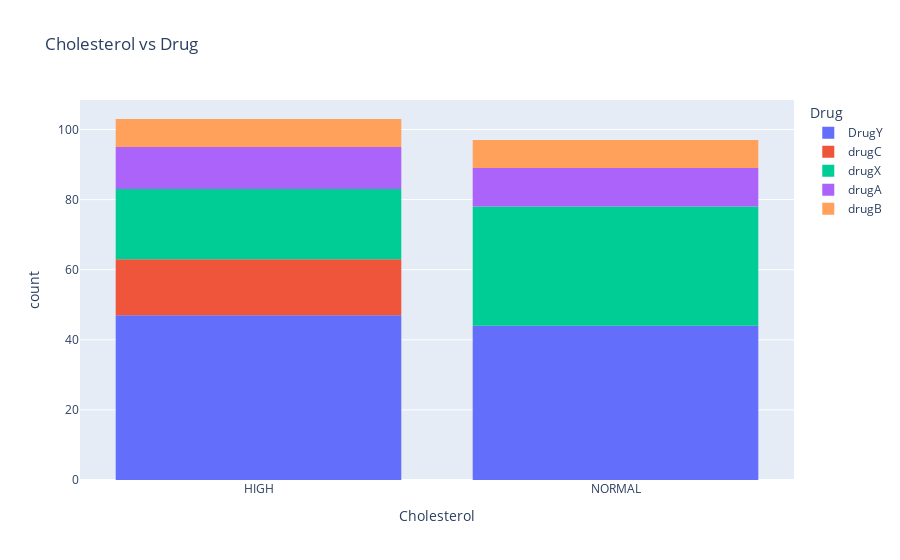

The notebook cell this image was saved under:
### Code cell
import plotly.express as px

fig = px.histogram(df, x="Cholesterol",color='Drug',title='Cholesterol vs Drug')
fig.show()

### Figure 1 — Plotly figure (JSON) as saved in the notebook; plotly's stock layout.template omitted (floating-point values rounded to 4 significant figures)
{"data": [{"alignmentgroup": "True", "bingroup": "x", "hovertemplate": "Drug=DrugY<br>Cholesterol=%{x}<br>count=%{y}<extra></extra>", "legendgroup": "DrugY", "marker": {"color": "#636efa"}, "name": "DrugY", "offsetgroup": "DrugY", "orientation": "v", "showlegend": true, "type": "histogram", "x": ["HIGH", "HIGH", "HIGH", "HIGH", "NORMAL", "NORMAL", "HIGH", "HIGH", "NORMAL", "NORMAL", "NORMAL", "HIGH", "NORMAL", "HIGH", "HIGH", "NORMAL", "HIGH", "NORMAL", "HIGH", "NORMAL", "HIGH", "NORMAL", "HIGH", "HIGH", "HIGH", "NORMAL", "NORMAL", "HIGH", "HIGH", "NORMAL", "NORMAL", "NORMAL", "HIGH", "NORMAL", "HIGH", "NORMAL", "NORMAL", "NORMAL", "NORMAL", "HIGH", "NORMAL", "NORMAL", "HIGH", "NORMAL", "HIGH", "NORMAL", "HIGH", "HIGH", "HIGH", "NORMAL", "NORMAL", "NORMAL", "HIGH", "HIGH", "HIGH", "HIGH", "HIGH", "NORMAL", "HIGH", "HIGH", "NORMAL", "HIGH", "NORMAL", "HIGH", "NORMAL", "HIGH", "HIGH", "NORMAL", "NORMAL", "NORMAL", "HIGH", "NORMAL", "NORMAL", "HIGH", "HIGH", "NORMAL", "NORMAL", "NORMAL", "HIGH", "HIGH", "HIGH", "HIGH", "NORMAL", "NORMAL", "HIGH", "NORMAL", "NORMAL", "NORMAL", "HIGH", "HIGH", "HIGH"], "xaxis": "x", "yaxis": "y"}, {"alignmentgroup": "True", "bingroup": "x", "hovertemplate": "Drug=drugC<br>Cholesterol=%{x}<br>count=%{y}<extra></extra>", "legendgroup": "drugC", "marker": {"color": "#EF553B"}, "name": "drugC", "offsetgroup": "drugC", "orientation": "v", "showlegend": true, "type": "histogram", "x": ["HIGH", "HIGH", "HIGH", "HIGH", "HIGH", "HIGH", "HIGH", "HIGH", "HIGH", "HIGH", "HIGH", "HIGH", "HIGH", "HIGH", "HIGH", "HIGH"], "xaxis": "x", "yaxis": "y"}, {"alignmentgroup": "True", "bingroup": "x", "hovertemplate": "Drug=drugX<br>Cholesterol=%{x}<br>count=%{y}<extra></extra>", "legendgroup": "drugX", "marker": {"color": "#00cc96"}, "name": "drugX", "offsetgroup": "drugX", "orientation": "v", "showlegend": true, "type": "histogram", "x": ["HIGH", "HIGH", "HIGH", "NORMAL", "NORMAL", "NORMAL", "NORMAL", "HIGH", "NORMAL", "NORMAL", "NORMAL", "HIGH", "HIGH", "NORMAL", "NORMAL", "NORMAL", "NORMAL", "NORMAL", "NORMAL", "HIGH", "NORMAL", "HIGH", "HIGH", "NORMAL", "HIGH", "NORMAL", "HIGH", "NORMAL", "NORMAL", "NORMAL", "NORMAL", "NORMAL", "HIGH", "NORMAL", "HIGH", "NORMAL", "NORMAL", "HIGH", "HIGH", "NORMAL", "NORMAL", "NORMAL", "NORMAL", "NORMAL", "HIGH", "NORMAL", "HIGH", "HIGH", "NORMAL", "HIGH", "NORMAL", "HIGH", "NORMAL", "NORMAL"], "xaxis": "x", "yaxis": "y"}, {"alignmentgroup": "True", "bingroup": "x", "hovertemplate": "Drug=drugA<br>Cholesterol=%{x}<br>count=%{y}<extra></extra>", "legendgroup": "drugA", "marker": {"color": "#ab63fa"}, "name": "drugA", "offsetgroup": "drugA", "orientation": "v", "showlegend": true, "type": "histogram", "x": ["HIGH", "NORMAL", "HIGH", "NORMAL", "HIGH", "HIGH", "HIGH", "NORMAL", "NORMAL", "HIGH", "HIGH", "NORMAL", "HIGH", "NORMAL", "HIGH", "NORMAL", "NORMAL", "NORMAL", "HIGH", "NORMAL", "NORMAL", "HIGH", "HIGH"], "xaxis": "x", "yaxis": "y"}, {"alignmentgroup": "True", "bingroup": "x", "hovertemplate": "Drug=drugB<br>Cholesterol=%{x}<br>count=%{y}<extra></extra>", "legendgroup": "drugB", "marker": {"color": "#FFA15A"}, "name": "drugB", "offsetgroup": "drugB", "orientation": "v", "showlegend": true, "type": "histogram", "x": ["HIGH", "NORMAL", "NORMAL", "NORMAL", "HIGH", "HIGH", "HIGH", "HIGH", "NORMAL", "NORMAL", "HIGH", "NORMAL", "NORMAL", "HIGH", "NORMAL", "HIGH"], "xaxis": "x", "yaxis": "y"}], "layout": {"barmode": "relative", "legend": {"title": {"text": "Drug"}, "tracegroupgap": 0}, "title": {"text": "Cholesterol vs Drug"}, "xaxis": {"anchor": "y", "domain": [0, 1], "title": {"text": "Cholesterol"}}, "yaxis": {"anchor": "x", "domain": [0, 1], "title": {"text": "count"}}}}
